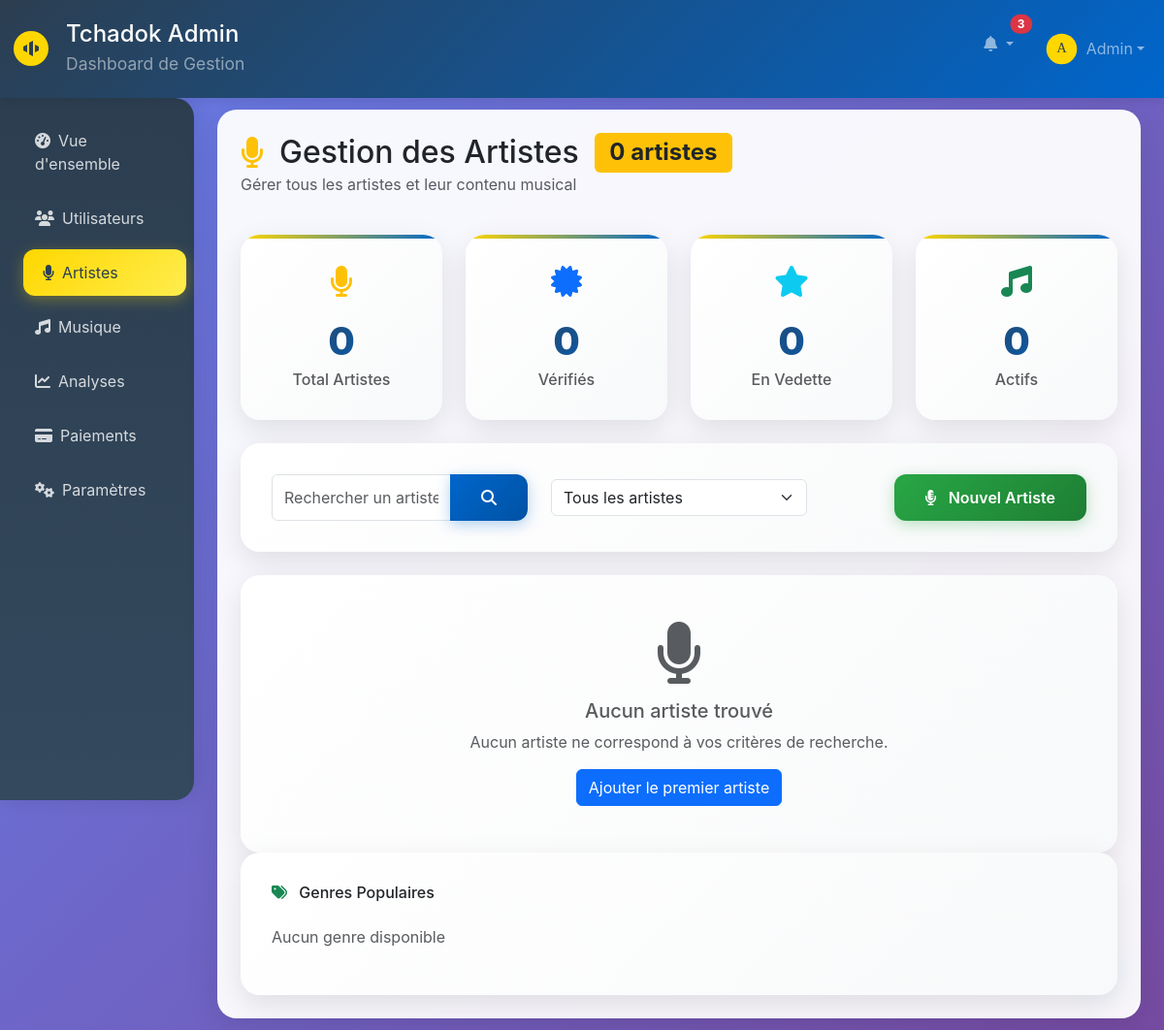
The app's page /admin/dashboard.php?tab=artists (signed in), older data.
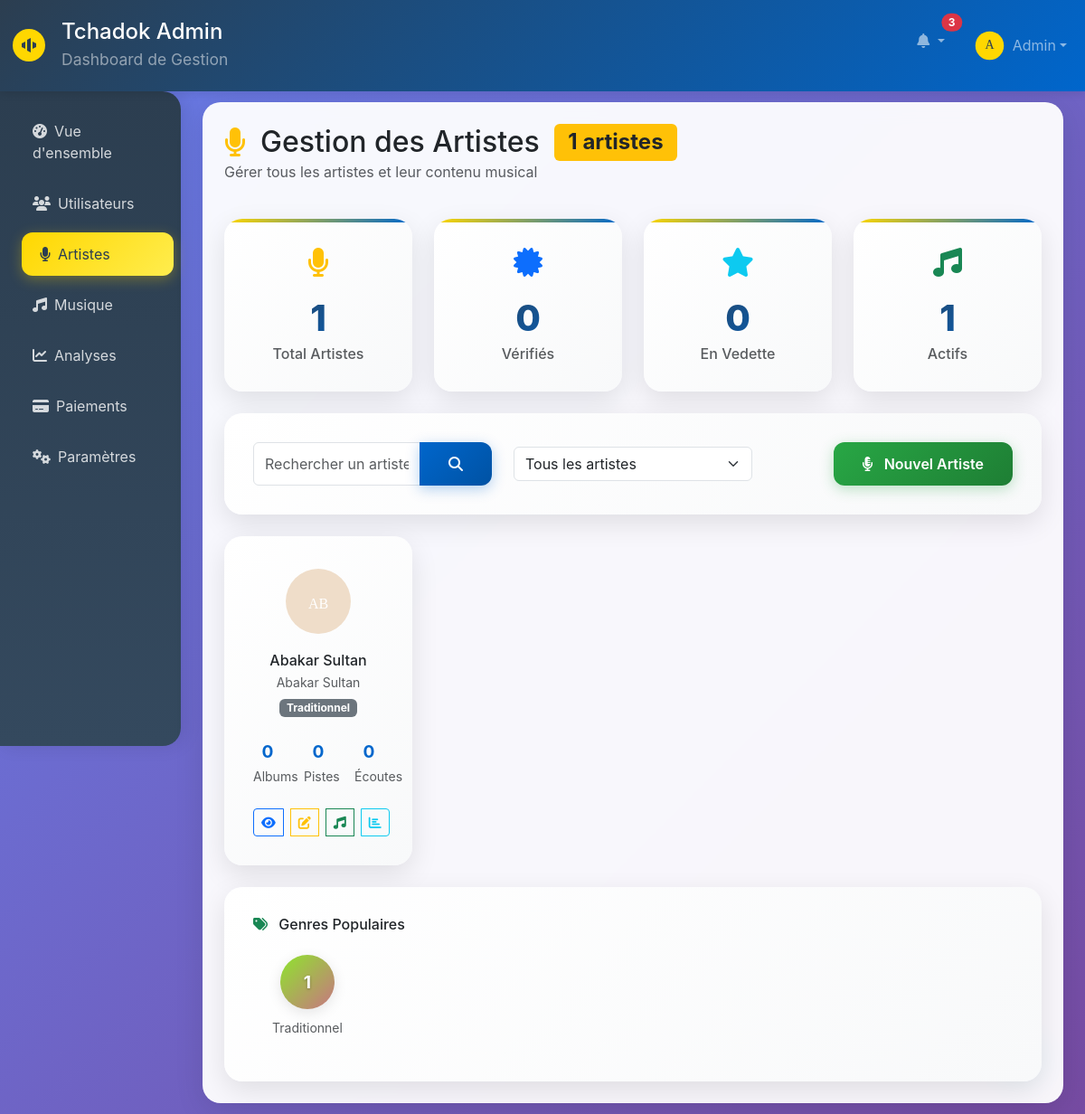
The same page, newer data.
### tables this page shows
CREATE TABLE `artists` (
  `id` int(11) NOT NULL,
  `user_id` int(11) DEFAULT NULL,
  `stage_name` varchar(100) NOT NULL,
  `real_name` varchar(100) DEFAULT NULL,
  `bio` text DEFAULT NULL,
  `website` varchar(255) DEFAULT NULL,
  `facebook` varchar(255) DEFAULT NULL,
  `instagram` varchar(255) DEFAULT NULL,
  `twitter` varchar(255) DEFAULT NULL,
  `youtube` varchar(255) DEFAULT NULL,
  `spotify` varchar(255) DEFAULT NULL,
  `birth_date` date DEFAULT NULL,
  `birth_place` varchar(100) DEFAULT NULL,
  `genres` text DEFAULT NULL,
  `profile_image` varchar(255) DEFAULT NULL,
  `cover_image` varchar(255) DEFAULT NULL,
  `verified` tinyint(1) DEFAULT 0,
  `featured` tinyint(1) DEFAULT 0,
  `total_streams` bigint(20) DEFAULT 0,
  `total_sales` decimal(10,2) DEFAULT 0.00,
  `total_earnings` decimal(10,2) DEFAULT 0.00,
  `commission_rate` decimal(4,2) DEFAULT 15.00,
  `is_active` tinyint(1) DEFAULT 1,
  `created_at` timestamp NOT NULL DEFAULT current_timestamp(),
  `updated_at` timestamp NOT NULL DEFAULT current_timestamp() ON UPDATE current_timestamp()
);

### admin/dashboard-tabs/artists.php (the view, shortened to what the rows shown need)
<?php
if ($dbConnected) {
    $page = (int)($_GET['page'] ?? 1);
    $limit = 8;
    $offset = ($page - 1) * $limit;
    $search = $_GET['search'] ?? '';
    $whereClause = $search ? "WHERE a.stage_name LIKE '%$search%' OR a.real_name LIKE '%$search%' OR a.genres LIKE '%$search%'" : '';
    $artists = $pdo->query("
        SELECT a.*, u.username, u.email, u.first_name, u.last_name,
               COUNT(DISTINCT al.id) as album_count,
               COUNT(DISTINCT t.id) as track_count,
               COALESCE(SUM(t.total_streams), 0) as total_streams
        FROM artists a
        LEFT JOIN users u ON a.user_id = u.id
        LEFT JOIN albums al ON a.id = al.artist_id
        LEFT JOIN tracks t ON a.id = t.artist_id
        $whereClause
        GROUP BY a.id
        ORDER BY a.total_streams DESC, a.created_at DESC
        LIMIT $limit OFFSET $offset
    ")->fetchAll();
    $artistStats = [
        'total' => $pdo->query("SELECT COUNT(*) FROM artists")->fetchColumn(),
        'verified' => $pdo->query("SELECT COUNT(*) FROM artists WHERE verified = 1")->fetchColumn(),
        'active' => $pdo->query("SELECT COUNT(*) FROM artists WHERE is_active = 1")->fetchColumn(),
        'featured' => $pdo->query("SELECT COUNT(*) FROM artists WHERE featured = 1")->fetchColumn(),
    ];
    $topGenres = $pdo->query("
        SELECT genres, COUNT(*) as count
        FROM artists
        WHERE genres IS NOT NULL
        GROUP BY genres
        ORDER BY count DESC
        LIMIT 5
    ")->fetchAll();
}
?>
<div class="row mb-4">
    <div class="col-12">
        <h2 class="mb-0 d-flex align-items-center">
            <i class="fas fa-microphone me-3 text-warning"></i>
            Gestion des Artistes
            <span class="badge bg-warning text-dark ms-3"><?php echo number_format($artistStats['total'] ?? 0); ?> artistes</span>
        </h2>
        <p class="text-muted">Gérer tous les artistes et leur contenu musical</p>
    </div>
</div>
<div class="row g-4 mb-4">
    <div class="col-xl-3 col-md-6">
        <div class="stat-card text-center">
            <i class="fas fa-microphone fa-2x text-warning mb-3"></i>
            <div class="stat-number"><?php echo number_format($artistStats['total'] ?? 0); ?></div>
            <h6 class="text-muted mb-0">Total Artistes</h6>
        </div>
    </div>
    <div class="col-xl-3 col-md-6">
        <div class="stat-card text-center">
            <i class="fas fa-certificate fa-2x text-primary mb-3"></i>
            <div class="stat-number"><?php echo number_format($artistStats['verified'] ?? 0); ?></div>
            <h6 class="text-muted mb-0">Vérifiés</h6>
        </div>
    </div>
    <div class="col-xl-3 col-md-6">
        <div class="stat-card text-center">
            <i class="fas fa-star fa-2x text-info mb-3"></i>
            <div class="stat-number"><?php echo number_format($artistStats['featured'] ?? 0); ?></div>
            <h6 class="text-muted mb-0">En Vedette</h6>
        </div>
    </div>
    <div class="col-xl-3 col-md-6">
        <div class="stat-card text-center">
            <i class="fas fa-music fa-2x text-success mb-3"></i>
            <div class="stat-number"><?php echo number_format($artistStats['active'] ?? 0); ?></div>
            <h6 class="text-muted mb-0">Actifs</h6>
        </div>
    </div>
</div>
<div class="row mb-4">
    <div class="col-12">
        <div class="chart-card">
            <div class="row align-items-center">
                <div class="col-md-4">
                    <form method="GET" class="d-flex">
                        <div class="input-group">
                            <input type="text" class="form-control" name="search" placeholder="Rechercher un artiste..."
                                   value="<?php echo htmlspecialchars($search); ?>">
                            <button class="btn btn-admin" type="submit">
                                <i class="fas fa-search"></i>
                            </button>
                        </div>
                    </form>
                </div>
                <div class="col-md-4">
                    <select class="form-select" onchange="filterArtists(this.value)">
                        <option value="">Tous les artistes</option>
                    </select>
                </div>
                <div class="col-md-4 text-end">
                    <button class="btn btn-success-admin" data-bs-toggle="modal" data-bs-target="#addArtistModal">
                        <i class="fas fa-microphone-alt me-2"></i>
                        Nouvel Artiste
                    </button>
                </div>
            </div>
        </div>
    </div>
</div>
<?php if (!empty($artists)): ?>
<div class="row g-4 mb-4">
    <?php foreach ($artists as $artist): ?>
    <div class="col-xl-3 col-lg-4 col-md-6">
        <div class="chart-card artist-card" style="position: relative;">
            <div class="position-absolute top-0 end-0 p-2">
            </div>
            <div class="text-center mb-3">
                <img
                     width="80" height="80" class="rounded-circle">
            </div>
            <div class="text-center">
                <h6 class="mb-1"><?php echo htmlspecialchars($artist['stage_name']); ?></h6>
                <?php if ($artist['real_name']): ?>
                <small class="text-muted d-block"><?php echo htmlspecialchars($artist['real_name']); ?></small>
                <?php endif; ?>
                <?php if ($artist['genres']): ?>
                <span class="badge bg-secondary mt-2"><?php echo htmlspecialchars($artist['genres']); ?></span>
                <?php endif; ?>
            </div>
            <div class="row text-center mt-3">
                <div class="col-4">
                    <div class="stat-mini">
                        <div class="stat-number-mini"><?php echo $artist['album_count']; ?></div>
                        <small class="text-muted">Albums</small>
                    </div>
                </div>
                <div class="col-4">
                    <div class="stat-mini">
                        <div class="stat-number-mini"><?php echo $artist['track_count']; ?></div>
                        <small class="text-muted">Pistes</small>
                    </div>
                </div>
                <div class="col-4">
                    <div class="stat-mini">
                        <div class="stat-number-mini"><?php echo number_format($artist['total_streams']); ?></div>
                        <small class="text-muted">Écoutes</small>
                    </div>
                </div>
            </div>
            <div class="text-center mt-3">
                <div class="btn-group btn-group-sm">
                    <button class="btn btn-outline-primary" onclick="viewArtist(<?php echo $artist['id']; ?>)" title="Voir profil">
                        <i class="fas fa-eye"></i>
                    </button>
                    <button class="btn btn-outline-warning" onclick="editArtist(<?php echo $artist['id']; ?>)" title="Modifier">
                        <i class="fas fa-edit"></i>
                    </button>
                    <button class="btn btn-outline-success" onclick="manageMusic(<?php echo $artist['id']; ?>)" title="Gérer musique">
                        <i class="fas fa-music"></i>
                    </button>
                    <button class="btn btn-outline-info" onclick="viewStats(<?php echo $artist['id']; ?>)" title="Statistiques">
                        <i class="fas fa-chart-bar"></i>
                    </button>
                </div>
            </div>
        </div>
    </div>
    <?php endforeach; ?>
</div>
<?php endif; ?>
<div class="row">
    <div class="col-12">
        <div class="chart-card">
            <h6 class="mb-4">
                <i class="fas fa-tags me-2 text-success"></i>
                Genres Populaires
            </h6>
            <?php if (!empty($topGenres)): ?>
            <div class="row">
                <?php foreach ($topGenres as $genre): ?>
                <div class="col-md-2 col-6 mb-3">
                    <div class="text-center">
                        <div class="genre-circle mb-2" style="background: linear-gradient(135deg, #<?php echo substr(md5($genre['genres']), 0, 6); ?>, #<?php echo substr(md5($genre['genres']), 6, 6); ?>);">
                            <span class="genre-count"><?php echo $genre['count']; ?></span>
                        </div>
                        <small class="text-muted"><?php echo htmlspecialchars($genre['genres']); ?></small>
                    </div>
                </div>
                <?php endforeach; ?>
            </div>
            <?php else: ?>
            <p class="text-muted">Aucun genre disponible</p>
            <?php endif; ?>
        </div>
    </div>
</div>

Row changes from the older to the newer data that the page shows:
added artists: verified "0", featured "0", stage_name "Abakar Sultan", real_name "Abakar Sultan", genres "Traditionnel", album_count "0", track_count "0", total_streams "0"
Text that changed along with them:
$artistStats['total']: "0" → "1"
$artistStats['active']: "0" → "1"
$artistStats['verified']: "0" → (not shown)
$artistStats['featured']: "0" → (not shown)
new list line: "1 Traditionnel"
text no longer shown: "Aucun artiste trouvé Aucun artiste ne correspond à vos critères de recherche. Ajouter le premier artiste Aucun genre disponible"
